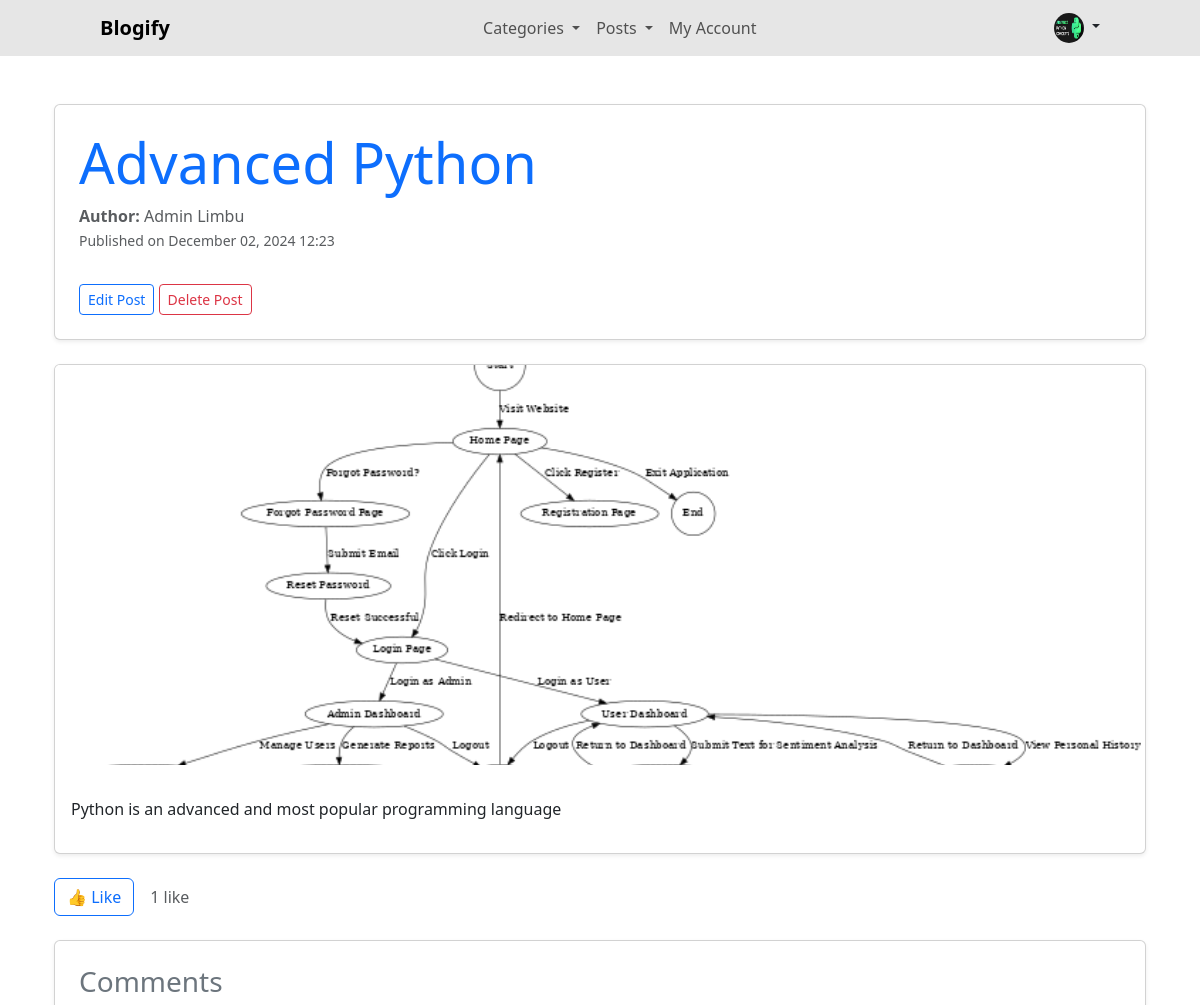
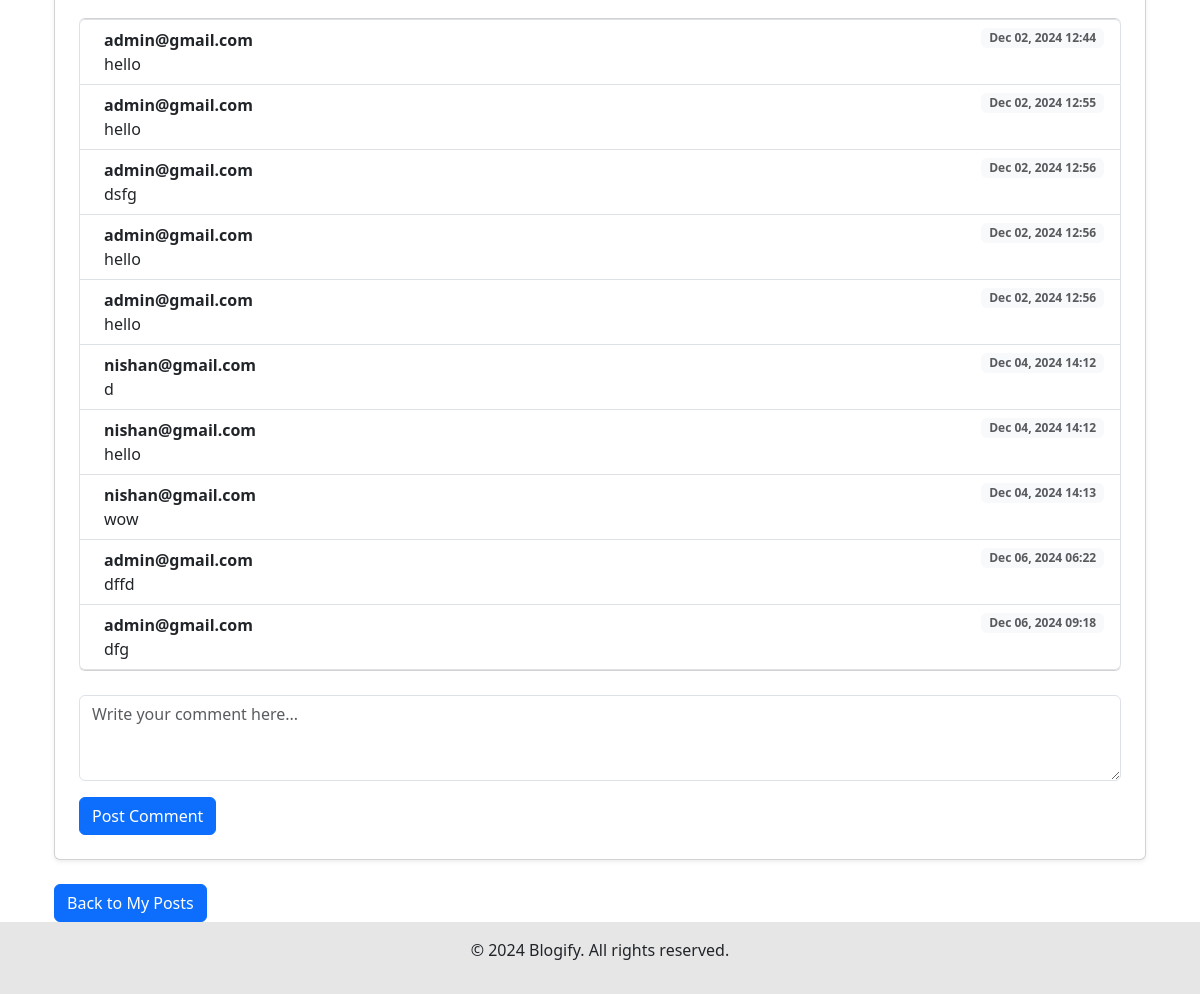
Screenshot of /Users/posts/1/ (signed in) with the database file from the repository (2 pictures, top to bottom).
### User/models.py (models this page shows, shortened)
class CustomUser(AbstractBaseUser, PermissionsMixin):
    email = models.EmailField(unique=True)
    first_name = models.CharField(max_length=100)
    last_name = models.CharField(max_length=100)
    is_active = models.BooleanField(default=True)
    is_staff = models.BooleanField(default=False)
    date_joined = models.DateTimeField(auto_now_add=True)
    profile_picture = models.ImageField(upload_to='profile_pics/', null=True, blank=True)
    USERNAME_FIELD = 'email'
    REQUIRED_FIELDS = ['first_name', 'last_name']
    objects = CustomUserManager()

### blog/models.py (models this page shows, shortened)
class Post(models.Model):
    title = models.CharField(max_length=200)
    content = models.TextField()
    author = models.ForeignKey(settings.AUTH_USER_MODEL, on_delete=models.CASCADE, related_name='posts')
    created_at = models.DateTimeField(auto_now_add=True)
    updated_at = models.DateTimeField(auto_now=True)
    published = models.BooleanField(default=False)
    slug = models.SlugField(unique=True)  # A slug to be used in the URL
    category = models.ForeignKey(Category, on_delete=models.CASCADE, related_name='posts', null=True, blank=True)  # Link to Category
    image = models.ImageField(upload_to='post_images/', null=True, blank=True)

class Comment(models.Model):
    post = models.ForeignKey(Post, related_name='comments', on_delete=models.CASCADE)
    author = models.CharField(max_length=100)
    content = models.TextField()
    created_at = models.DateTimeField(auto_now_add=True)
    updated_at = models.DateTimeField(auto_now=True)

### User/views.py (the view)
# urls.py: path('posts/<int:post_id>/', views.AdminPostDetails, name='admin_post_detail'),
@login_required
def AdminPostDetails(request, post_id):
    post = get_object_or_404(Post, id=post_id)
    if request.method == 'POST':
        content = request.POST.get('content')
        if content:
            Comment.objects.create(post=post, author=request.user, content=content)
    comments = post.comments.all()
    user_like = post.likes.filter(user=request.user, is_like=True).exists()
    like_count = post.likes.filter(is_like=True).count()
    return render(request, 'admin/admin_post_detail.html', {
        'post': post,
        'comments': comments,
        'user_like': user_like,
        'like_count': like_count,
    })

### User/templates/admin/admin_post_detail.html (shortened to what this page needs)
{% extends 'admin/admin_base.html' %}
{% block content %}
<div class="container mt-5">
    <div class="card p-4 shadow-sm">
        <h1 class="display-4 text-primary"><b>{{ post.title }}</b></h1>
        <p class="text-muted">
            <strong>Author:</strong> {{ post.author.first_name }} {{ post.author.last_name }} <br>
            <small>Published on {{ post.created_at|date:"F d, Y H:i" }}</small>
        </p>
        {% if user == post.author %}
        <div class="mt-3">
            <a href="{% url 'admin_edit_post' post.id %}" class="btn btn-outline-primary btn-sm">Edit Post</a>
            <a href="{% url 'admin_delete_post' post.id %}" class="btn btn-outline-danger btn-sm">Delete Post</a>
        </div>
        {% endif %}
    </div>
    <div class="card my-4 shadow-sm">
        {% if post.image %}
            <img src="{{ post.image.url }}" class="card-img-top" alt="{{ post.title }}" style="max-height: 25rem; object-fit: cover;">
        {% endif %}
        <div class="card-body">
            <p class="card-text">{{ post.content|linebreaks }}</p>
        </div>
    </div>
    <div class="d-flex align-items-center my-4">
        <button id="like-btn" class="btn {% if user_like %}btn-primary{% else %}btn-outline-primary{% endif %} me-3">
            {% if user_like %}❤️ Unlike{% else %}👍 Like{% endif %}
        </button>
        <span id="like-count" class="text-muted">{{ like_count }} {{ like_count|pluralize:"like,likes" }}</span>
    </div>
    <div class="card p-4 shadow-sm">
        <h3 class="text-secondary mb-4">Comments</h3>
        <ul id="comment-list" class="list-group mb-4">
            {% for comment in post.comments.all %}
            <li class="list-group-item d-flex justify-content-between align-items-start">
                <div class="ms-2 me-auto">
                    <div class="fw-bold">{{ comment.author }}</div>
                    {{ comment.content }}
                </div>
                <span class="badge bg-light text-muted">{{ comment.created_at|date:"M d, Y H:i" }}</span>
            </li>
            {% empty %}
            <li class="list-group-item text-muted">No comments yet. Be the first to comment!</li>
            {% endfor %}
        </ul>
        <form id="comment-form">
            <div class="form-group">
                <textarea id="comment-text" class="form-control" placeholder="Write your comment here..." rows="3"></textarea>
            </div>
            <button type="submit" class="btn btn-primary mt-3">Post Comment</button>
        </form>
    </div>
    <a href="{% url 'admin_own_post' %}" class="btn btn-primary mt-4">Back to My Posts</a>
</div>
{% endblock %}

### User/templates/admin/admin_base.html (shortened to what this page needs)
<!DOCTYPE html>
<html lang="en">
<head>
    <link href="https://cdn.jsdelivr.net/npm/bootstrap@5.3.0/dist/css/bootstrap.min.css" rel="stylesheet">
</head>
<body>
    <nav class="navbar navbar-expand-lg navbar-light" style="background-color:#7676762e;">
        <div class="container-fluid navbar-container">
            <a class="navbar-brand" href="{% url 'admin_home' %}"><b>Blogify</b></a>
            <div class="collapse navbar-collapse" id="navbarNav">
                <ul class="navbar-nav">
                    <li class="nav-item dropdown">
                        <a class="nav-link dropdown-toggle" href="#" id="categoryDropdown" role="button" data-bs-toggle="dropdown" aria-expanded="false">
                            Categories
                        </a>
                    </li>
                    <li class="nav-item dropdown">
                        <a class="nav-link dropdown-toggle" href="#" id="postDropdown" role="button" data-bs-toggle="dropdown" aria-expanded="false">
                            Posts
                        </a>
                    </li>
                    <li class="nav-item">
                        <a class="nav-link" href="{% url 'admin_my_account' %}">My Account</a>
                    </li>
                </ul>
            </div>
            <div class="nav-item dropdown">
                <a class="nav-link dropdown-toggle" href="#" id="profileDropdown" role="button" data-bs-toggle="dropdown" aria-expanded="false">
                    <img src="{{ request.user.profile_picture.url }}" alt="Profile" class="rounded-circle" width="30" height="30">
                </a>
            </div>
        </div>
    </nav>
    <div class="container">
        {% block content %}
        {% endblock %}
    </div>
    <footer class="py-3" style="background-color:#7676762e;">
        <div class="container text-center">
            <p>&copy; 2024 Blogify. All rights reserved.</p>
        </div>
    </footer>
</body>
</html>

### User/templates/admin/admin_base.html (style rules this page uses)
.navbar-container { margin-left: 5.5rem; margin-right: 5.5rem; }
.navbar-nav { display: flex; justify-content: center; width: 100%; }

### rows the page displays
CustomUser: user.profile_picture (picture)
Post: title "Advanced Python", author.first_name "Admin", author.last_name "Limbu", created_at "December 02, 2024 12:23", image (picture), content "Python is an advanced and most popular programming language"
Comment: author "admin@gmail.com", content "hello", created_at "Dec 02, 2024 12:44"
Comment: author "admin@gmail.com", content "hello", created_at "Dec 02, 2024 12:55"
Comment: author "admin@gmail.com", content "dsfg", created_at "Dec 02, 2024 12:56"
Comment: author "admin@gmail.com", content "hello", created_at "Dec 02, 2024 12:56"
Comment: author "admin@gmail.com", content "hello", created_at "Dec 02, 2024 12:56"
Comment: author "nishan@gmail.com", content "d", created_at "Dec 04, 2024 14:12"
Comment: author "nishan@gmail.com", content "hello", created_at "Dec 04, 2024 14:12"
Comment: author "nishan@gmail.com", content "wow", created_at "Dec 04, 2024 14:13"
Comment: author "admin@gmail.com", content "dffd", created_at "Dec 06, 2024 06:22"
Comment: author "admin@gmail.com", content "dfg", created_at "Dec 06, 2024 09:18"

### other values shown
{{ like_count }} "1"
